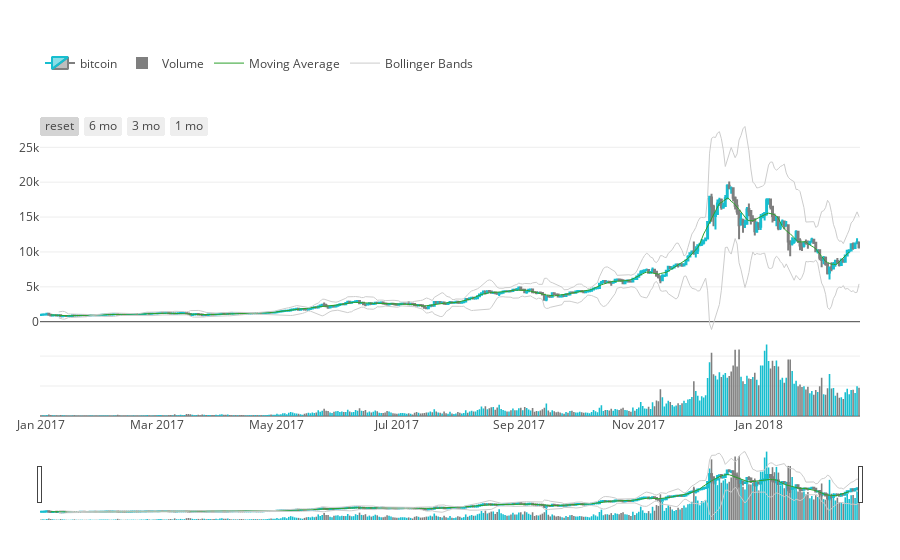

The notebook cell this image was saved under:
### Markdown cell above
A candlestick chart (also called Japanese candlestick chart) is a style of financial chart used to describe price movements of a security, derivative, or currency. Each "candlestick" typically shows one day; so for example a one-month chart may show the 20 trading days as 20 "candlesticks".

We choose to plot a cancdlestick chart for BitCoin since everyone's super curious on whether BicCoin is going to be economic bubble or it's still something that worth to invest in.

### Code cell
increasing_color = '#17BECF'
decreasing_color = '#7F7F7F'
data_plotly = []
layout = {
    'xaxis': {
        'rangeselector': {
            'visible': True
        }
    },
    # Adding a volume bar chart for candlesticks is a good practice usually
    'yaxis': {
        'domain': [0, 0.2],
        'showticklabels': False
    },
    'yaxis2': {
        'domain': [0.2, 0.8]
    },
    'legend': {
        'orientation': 'h',
        'y': 0.9,
        'yanchor': 'bottom'
    },
    'margin': {
        't': 40,
        'b': 40,
        'r': 40,
        'l': 40
    }
}

# Defining main chart
trace0 = go.Candlestick(
    x=bitcoin.index, open=bitcoin['open'], high=bitcoin['high'],
    low=bitcoin['low'], close=bitcoin['close'],
    yaxis='y2', name='bitcoin',
    increasing=dict(line=dict(color=increasing_color)),
    decreasing=dict(line=dict(color=decreasing_color)),
)

data_plotly.append(trace0)

# Adding some range buttons to interact
rangeselector = {
    'visible': True,
    'x': 0,
    'y': 0.8,
    'buttons': [
        {'count': 1, 'label': 'reset', 'step': 'all'},
        {'count': 6, 'label': '6 mo', 'step': 'month', 'stepmode': 'backward'},
        {'count': 3, 'label': '3 mo', 'step': 'month', 'stepmode': 'backward'},
        {'count': 1, 'label': '1 mo', 'step': 'month', 'stepmode': 'backward'},
    ]
}

layout['xaxis'].update(rangeselector=rangeselector)

# Setting volume bar chart colors
colors = []
for i, _ in enumerate(bitcoin.index):
    if i != 0:
        if bitcoin['close'].iloc[i] > bitcoin['close'].iloc[i-1]:
            colors.append(increasing_color)
        else:
            colors.append(decreasing_color)
    else:
        colors.append(decreasing_color)

trace1 = go.Bar(
    x=bitcoin.index, y=bitcoin['volume'],
    marker=dict(color=colors),
    yaxis='y', name='Volume'
)

data_plotly.append(trace1)

# Adding Moving Average
def moving_average(interval, window_size=10):
    window = np.ones(int(window_size)) / float(window_size)
    return np.convolve(interval, window, 'same')

trace2 = go.Scatter(
    x=bitcoin.index[5:-5], y=moving_average(bitcoin['close'])[5:-5],
    yaxis='y2', name='Moving Average',
    line=dict(width=1)
)

data_plotly.append(trace2)

# Adding boilinger bands
def bollinger_bands(price, window_size=10, num_of_std=5):
    rolling_mean = price.rolling(10).mean()
    rolling_std = price.rolling(10).std()
    upper_band = rolling_mean + (rolling_std * 5)
    lower_band = rolling_mean - (rolling_std * 5)
    return upper_band, lower_band

bb_upper, bb_lower = bollinger_bands(bitcoin['close'])

trace3 = go.Scatter(
    x=bitcoin.index, y=bb_upper,
    yaxis='y2', line=dict(width=1),
    marker=dict(color='#ccc'), hoverinfo='none',
    name='Bollinger Bands',
    legendgroup='Bollinger Bands'
)
data_plotly.append(trace3)

trace4 = go.Scatter(
    x=bitcoin.index, y=bb_lower,
    yaxis='y2', line=dict(width=1),
    marker=dict(color='#ccc'), hoverinfo='none',
    name='Bollinger Bands', showlegend=False,
    legendgroup='Bollinger Bands'
)
data_plotly.append(trace4)
fig = go.Figure(data=data_plotly, layout=layout)
py.iplot(fig, filename='bitcoin-candlestick')

### Figure 1 — Plotly figure (JSON) as saved in the notebook; plotly's stock layout.template omitted (floating-point values rounded to 4 significant figures; data arrays with more than 128 entries replaced by an {"elided": "..."} marker saying what was removed)
{"data": [{"close": {"elided": "417 float values"}, "decreasing": {"line": {"color": "#7F7F7F"}}, "high": {"elided": "417 float values"}, "increasing": {"line": {"color": "#17BECF"}}, "low": {"elided": "417 float values"}, "name": "bitcoin", "open": {"elided": "417 float values"}, "type": "candlestick", "x": {"elided": "417 str values"}, "yaxis": "y2"}, {"marker": {"color": {"elided": "417 str values"}}, "name": "Volume", "type": "bar", "x": {"elided": "417 str values"}, "y": {"elided": "417 int values"}, "yaxis": "y"}, {"line": {"width": 1}, "name": "Moving Average", "type": "scatter", "x": {"elided": "407 str values"}, "y": {"elided": "407 float values"}, "yaxis": "y2"}, {"hoverinfo": "none", "legendgroup": "Bollinger Bands", "line": {"width": 1}, "marker": {"color": "#ccc"}, "name": "Bollinger Bands", "type": "scatter", "x": {"elided": "417 str values"}, "y": {"elided": "417 float values"}, "yaxis": "y2"}, {"hoverinfo": "none", "legendgroup": "Bollinger Bands", "line": {"width": 1}, "marker": {"color": "#ccc"}, "name": "Bollinger Bands", "showlegend": false, "type": "scatter", "x": {"elided": "417 str values"}, "y": {"elided": "417 float values"}, "yaxis": "y2"}], "layout": {"legend": {"orientation": "h", "y": 0.9, "yanchor": "bottom"}, "margin": {"b": 40, "l": 40, "r": 40, "t": 40}, "xaxis": {"rangeselector": {"buttons": [{"count": 1, "label": "reset", "step": "all"}, {"count": 6, "label": "6 mo", "step": "month", "stepmode": "backward"}, {"count": 3, "label": "3 mo", "step": "month", "stepmode": "backward"}, {"count": 1, "label": "1 mo", "step": "month", "stepmode": "backward"}], "visible": true, "x": 0, "y": 0.8}}, "yaxis": {"domain": [0, 0.2], "showticklabels": false}, "yaxis2": {"domain": [0.2, 0.8]}}}
